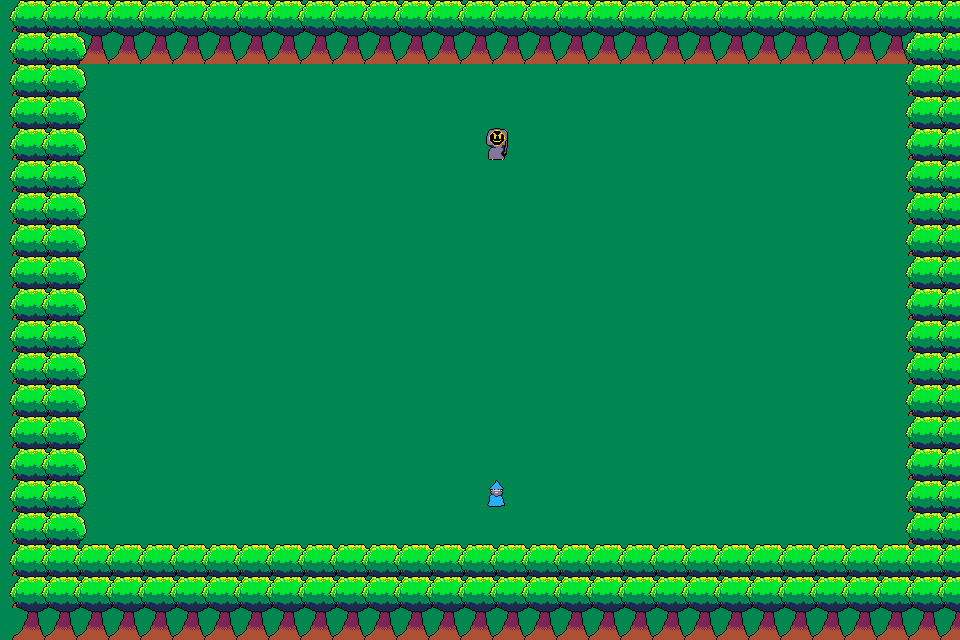

A level layout from a 2D game, rendered from its tile map. Below: a short description, then the map file with its tile-grid data intact:
An orthogonal 30x20 tile map with 32x32 px tiles, 2 tile layers (Tile Layer 2, Object Layer).

<map version="1.9" tiledversion="1.9.2" orientation="orthogonal" renderorder="right-down" width="30" height="20" tilewidth="32" tileheight="32" infinite="0" nextlayerid="3" nextobjectid="1">
 <tileset firstgid="1" source="Celestilyne.tsx" />
 <layer id="2" name="Tile Layer 2" width="30" height="20">
  <data encoding="csv">
8,8,8,8,8,8,8,8,8,8,8,8,8,8,8,8,8,8,8,8,8,8,8,8,8,8,8,8,8,8,
8,8,8,8,8,8,8,8,8,8,8,8,8,8,8,8,8,8,8,8,8,8,8,8,8,8,8,8,8,8,
8,8,8,8,8,8,8,8,8,8,8,8,8,8,8,8,8,8,8,8,8,8,8,8,8,8,8,8,8,8,
8,8,8,8,8,8,8,8,8,8,8,8,8,8,8,8,8,8,8,8,8,8,8,8,8,8,8,8,8,8,
8,8,8,8,8,8,8,8,8,8,8,8,8,8,8,8,8,8,8,8,8,8,8,8,8,8,8,8,8,8,
8,8,8,8,8,8,8,8,8,8,8,8,8,8,8,8,8,8,8,8,8,8,8,8,8,8,8,8,8,8,
8,8,8,8,8,8,8,8,8,8,8,8,8,8,8,8,8,8,8,8,8,8,8,8,8,8,8,8,8,8,
8,8,8,8,8,8,8,8,8,8,8,8,8,8,8,8,8,8,8,8,8,8,8,8,8,8,8,8,8,8,
8,8,8,8,8,8,8,8,8,8,8,8,8,8,8,8,8,8,8,8,8,8,8,8,8,8,8,8,8,8,
8,8,8,8,8,8,8,8,8,8,8,8,8,8,8,8,8,8,8,8,8,8,8,8,8,8,8,8,8,8,
8,8,8,8,8,8,8,8,8,8,8,8,8,8,8,8,8,8,8,8,8,8,8,8,8,8,8,8,8,8,
8,8,8,8,8,8,8,8,8,8,8,8,8,8,8,8,8,8,8,8,8,8,8,8,8,8,8,8,8,8,
8,8,8,8,8,8,8,8,8,8,8,8,8,8,8,8,8,8,8,8,8,8,8,8,8,8,8,8,8,8,
8,8,8,8,8,8,8,8,8,8,8,8,8,8,8,8,8,8,8,8,8,8,8,8,8,8,8,8,8,8,
8,8,8,8,8,8,8,8,8,8,8,8,8,8,8,8,8,8,8,8,8,8,8,8,8,8,8,8,8,8,
8,8,8,8,8,8,8,8,8,8,8,8,8,8,8,8,8,8,8,8,8,8,8,8,8,8,8,8,8,8,
8,8,8,8,8,8,8,8,8,8,8,8,8,8,8,8,8,8,8,8,8,8,8,8,8,8,8,8,8,8,
8,8,8,8,8,8,8,8,8,8,8,8,8,8,8,8,8,8,8,8,8,8,8,8,8,8,8,8,8,8,
8,8,8,8,8,8,8,8,8,8,8,8,8,8,8,8,8,8,8,8,8,8,8,8,8,8,8,8,8,8,
8,8,8,8,8,8,8,8,8,8,8,8,8,8,8,8,8,8,8,8,8,8,8,8,8,8,8,8,8,8
</data>
 </layer>
 <layer id="1" name="Object Layer" width="30" height="20">
  <data encoding="csv">
7,7,7,7,7,7,7,7,7,7,7,7,7,7,7,7,7,7,7,7,7,7,7,7,7,7,7,7,7,7,
7,7,7,7,7,7,7,7,7,7,7,7,7,7,7,7,7,7,7,7,7,7,7,7,7,7,7,7,7,7,
7,7,0,0,0,0,0,0,0,0,0,0,0,0,0,0,0,0,0,0,0,0,0,0,0,0,0,0,7,7,
7,7,0,0,0,0,0,0,0,0,0,0,0,0,0,0,0,0,0,0,0,0,0,0,0,0,0,0,7,7,
7,7,0,0,0,0,0,0,0,0,0,0,0,0,0,5,0,0,0,0,0,0,0,0,0,0,0,0,7,7,
7,7,0,0,0,0,0,0,0,0,0,0,0,0,0,0,0,0,0,0,0,0,0,0,0,0,0,0,7,7,
7,7,0,0,0,0,0,0,0,0,0,0,0,0,0,0,0,0,0,0,0,0,0,0,0,0,0,0,7,7,
7,7,0,0,0,0,0,0,0,0,0,0,0,0,0,0,0,0,0,0,0,0,0,0,0,0,0,0,7,7,
7,7,0,0,0,0,0,0,0,0,0,0,0,0,0,0,0,0,0,0,0,0,0,0,0,0,0,0,7,7,
7,7,0,0,0,0,0,0,0,0,0,0,0,0,0,0,0,0,0,0,0,0,0,0,0,0,0,0,7,7,
7,7,0,0,0,0,0,0,0,0,0,0,0,0,0,0,0,0,0,0,0,0,0,0,0,0,0,0,7,7,
7,7,0,0,0,0,0,0,0,0,0,0,0,0,0,0,0,0,0,0,0,0,0,0,0,0,0,0,7,7,
7,7,0,0,0,0,0,0,0,0,0,0,0,0,0,0,0,0,0,0,0,0,0,0,0,0,0,0,7,7,
7,7,0,0,0,0,0,0,0,0,0,0,0,0,0,0,0,0,0,0,0,0,0,0,0,0,0,0,7,7,
7,7,0,0,0,0,0,0,0,0,0,0,0,0,0,0,0,0,0,0,0,0,0,0,0,0,0,0,7,7,
7,7,0,0,0,0,0,0,0,0,0,0,0,0,0,6,0,0,0,0,0,0,0,0,0,0,0,0,7,7,
7,7,0,0,0,0,0,0,0,0,0,0,0,0,0,0,0,0,0,0,0,0,0,0,0,0,0,0,7,7,
7,7,0,0,0,0,0,0,0,0,0,0,0,0,0,0,0,0,0,0,0,0,0,0,0,0,0,0,7,7,
7,7,7,7,7,7,7,7,7,7,7,7,7,7,7,7,7,7,7,7,7,7,7,7,7,7,7,7,7,7,
7,7,7,7,7,7,7,7,7,7,7,7,7,7,7,7,7,7,7,7,7,7,7,7,7,7,7,7,7,7
</data>
 </layer>
</map>
